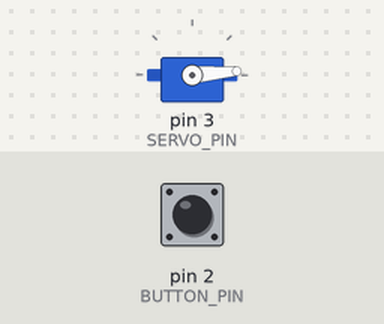
Bench run of a sketch on a simulated Arduino Uno, built with avr-gcc and run on an emulated ATmega328P. Parts: servo. The test bench sets the inputs (shaded band); at power-on: pin 2 (BUTTON_PIN) LOW.

Above: at 0.1 s.
At 3.11 s:
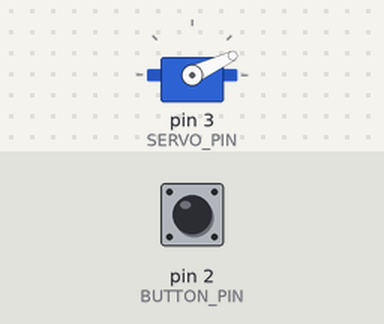
At 3.56 s:
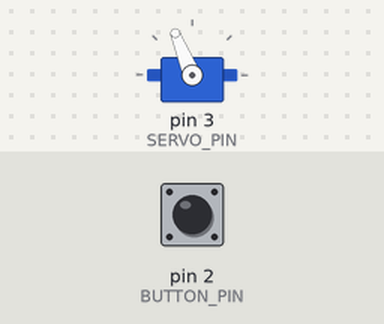
4.3 s: pin 2 (BUTTON_PIN) pulled HIGH for 0.15 s
Timing chart, 0 to 7.3 s (numbered marks = the images above; inputs shaded):
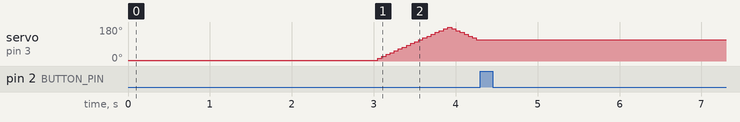

The sketch:

E-detachServo.ino
```cpp
/***********************************************************************************
 *   ___________
 *  |     __    |           RG 101 - Servo
 *  |   /    \  |                Detach Servo
 *  |  |      | |
 *  |   \ __ /  |
 *  |           |
 *  |           |
 *  |___________|
 *
 *  This code will set the positions on a servo using servo.writeMicroseconds(). Pressing
 *  a button will detach the servo using servo.detach(), stopping it from receiving commands
 *
 *  Note that this will only work on digital servos, like the second generation robotgeek
 *  servos (these servos have a solid white cable for signal)
 *
 *  Digital 2 - RobotGeek Pushbutton
 *  Digital 3 - RobotGeek Servo
 *
 * For a more in depth explanation of wiring,  this code and more information on using
 * Digital outputs and Arduino check out our Servo Tutorial
 * http://learn.robotgeek.com/robotgeek-101-1/233-servo-primer.html
 *
 * Important Functions
 *  servo.attach()
 *  servo.write()
 *  servo.detach()
 *****************************************************************************************/
#include <Servo.h>

const int SERVO_MIN_PULSE = 600;
const int SERVO_MAX_PULSE = 2400;
const int SERVO_CENTER_PULSE = 1500;
const int SERVO_PIN = 3;      //pin number for the servo pin - this is 'const' since it will not change during code, and saves Arduino memory
const int BUTTON_PIN = 2;      //pin number for the button pin - this is 'const' since it will not change during code, and saves Arduino memory

int servoValue = SERVO_MIN_PULSE;
int servoIncrement = 100;      //value to increment/decrement the servo by
Servo servo1;

//setup runs once when the Geekduino/Arduino is turned on
void setup()
{

  pinMode(BUTTON_PIN, INPUT);
  servo1.attach(SERVO_PIN); //attach the servo on pin SERVO_PIN

  servo1.writeMicroseconds(servoValue);  //send the servo to '0' degrees
  delay(3000);      //wait for the servo to move before moving again


} //setup() is done, go to loop()

//loop runs forever once setup is complete
void loop()
{
  servo1.writeMicroseconds(servoValue);     //send the servo to '0' degrees
  servoValue = servoValue + servoIncrement; //update servo value for next loop

  //if the servo is out of bounds,
  if(servoValue <= SERVO_MIN_PULSE || servoValue >= SERVO_MAX_PULSE)
  {
    servoIncrement = -1 * servoIncrement; //reverse the increment
  }

  delay(50);  //wait for the servo to move

  //check if the button has been pressed
  if(digitalRead(BUTTON_PIN) == HIGH)
  {
    servo1.detach();  //detach the servo - this will stop it from receiving commands and turn its torque off.
  }

}//go back to the first line in loop()
```

Measured:
- after the input at 4.3 s, servo on pin 3 (SERVO_PIN): stops changing and stays 112°
- by itself, servo on pin 3 (SERVO_PIN): rises from 5° to 180° in 0.85 s, then falls to 112° in 0.35 s
